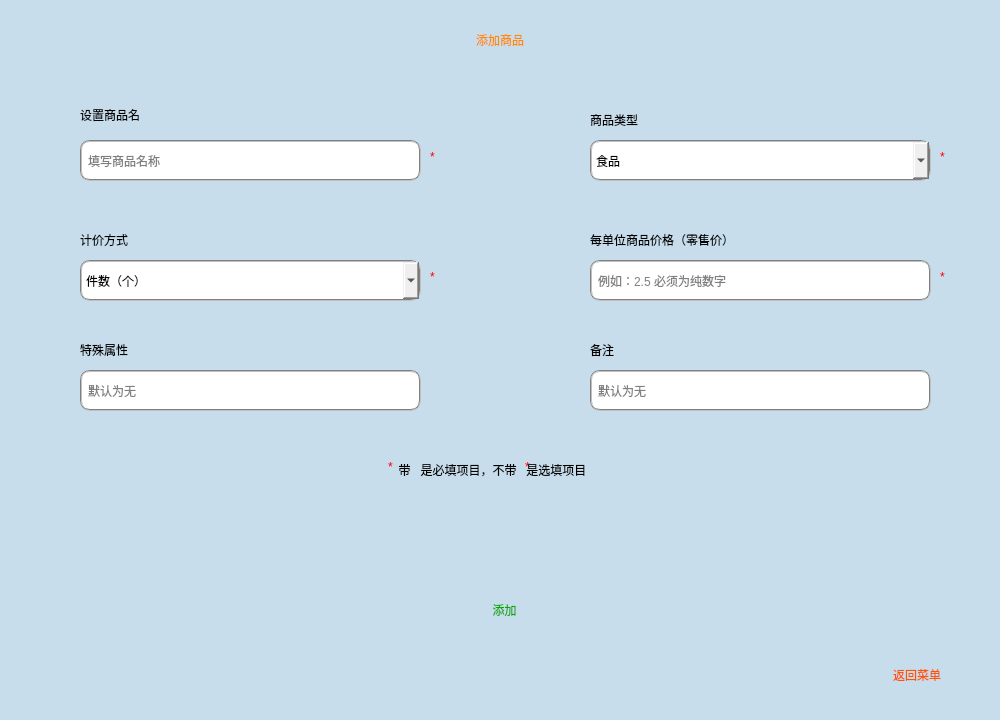
<?xml version="1.0" encoding="UTF-8"?>
<ui version="4.0">
 <class>AddGoods</class>
 <widget class="QMainWindow" name="AddGoods">
  <property name="geometry">
   <rect>
    <x>0</x>
    <y>0</y>
    <width>1000</width>
    <height>720</height>
   </rect>
  </property>
  <property name="windowTitle">
   <string>MainWindow</string>
  </property>
  <property name="styleSheet">
   <string notr="true"/>
  </property>
  <widget class="QWidget" name="centralwidget">
   <widget class="QLabel" name="label_4">
    <property name="geometry">
     <rect>
      <x>50</x>
      <y>145</y>
      <width>30</width>
      <height>30</height>
     </rect>
    </property>
    <property name="styleSheet">
     <string notr="true">background-image: url(:/res/res/ADD_GOODS_ICO/shopping.png);</string>
    </property>
    <property name="text">
     <string/>
    </property>
   </widget>
   <widget class="QLabel" name="label">
    <property name="geometry">
     <rect>
      <x>80</x>
      <y>100</y>
      <width>121</width>
      <height>30</height>
     </rect>
    </property>
    <property name="styleSheet">
     <string notr="true">font: 13pt &quot;方正粗圆简体&quot;;
</string>
    </property>
    <property name="text">
     <string>设置商品名</string>
    </property>
   </widget>
   <widget class="QLineEdit" name="le_UserName">
    <property name="geometry">
     <rect>
      <x>80</x>
      <y>140</y>
      <width>341</width>
      <height>41</height>
     </rect>
    </property>
    <property name="styleSheet">
     <string notr="true">font: 10pt &quot;方正粗圆简体&quot;;border:2px groove gray;border-radius:10px;padding:2px 4px</string>
    </property>
    <property name="placeholderText">
     <string>填写商品名称</string>
    </property>
    <property name="clearButtonEnabled">
     <bool>true</bool>
    </property>
   </widget>
   <widget class="QLabel" name="label_3">
    <property name="geometry">
     <rect>
      <x>0</x>
      <y>0</y>
      <width>1000</width>
      <height>80</height>
     </rect>
    </property>
    <property name="styleSheet">
     <string notr="true">font: 30pt &quot;方正粗圆简体&quot;;
color: rgb(255, 140, 0);</string>
    </property>
    <property name="text">
     <string>添加商品</string>
    </property>
    <property name="alignment">
     <set>Qt::AlignCenter</set>
    </property>
   </widget>
   <widget class="QComboBox" name="comboBox">
    <property name="geometry">
     <rect>
      <x>80</x>
      <y>260</y>
      <width>341</width>
      <height>41</height>
     </rect>
    </property>
    <property name="styleSheet">
     <string notr="true">font: 10pt &quot;方正粗圆简体&quot;;border:2px groove gray;border-radius:10px;padding:2px 4px
</string>
    </property>
    <item>
     <property name="text">
      <string>件数（个）</string>
     </property>
    </item>
    <item>
     <property name="text">
      <string>重量（g）</string>
     </property>
    </item>
    <item>
     <property name="text">
      <string>重量（Kg）</string>
     </property>
    </item>
    <item>
     <property name="text">
      <string>体积（L）</string>
     </property>
    </item>
   </widget>
   <widget class="QLabel" name="label_5">
    <property name="geometry">
     <rect>
      <x>50</x>
      <y>270</y>
      <width>30</width>
      <height>30</height>
     </rect>
    </property>
    <property name="styleSheet">
     <string notr="true">background-image: url(:/res/res/ADD_GOODS_ICO/xiaojuchang.png);</string>
    </property>
    <property name="text">
     <string/>
    </property>
   </widget>
   <widget class="QLabel" name="label_2">
    <property name="geometry">
     <rect>
      <x>80</x>
      <y>225</y>
      <width>151</width>
      <height>30</height>
     </rect>
    </property>
    <property name="styleSheet">
     <string notr="true">font: 13pt &quot;方正粗圆简体&quot;;
</string>
    </property>
    <property name="text">
     <string>计价方式</string>
    </property>
   </widget>
   <widget class="QLineEdit" name="le_UserName_2">
    <property name="geometry">
     <rect>
      <x>80</x>
      <y>370</y>
      <width>341</width>
      <height>41</height>
     </rect>
    </property>
    <property name="styleSheet">
     <string notr="true">font: 10pt &quot;方正粗圆简体&quot;;border:2px groove gray;border-radius:10px;padding:2px 4px</string>
    </property>
    <property name="placeholderText">
     <string>默认为无</string>
    </property>
    <property name="clearButtonEnabled">
     <bool>true</bool>
    </property>
   </widget>
   <widget class="QLabel" name="label_6">
    <property name="geometry">
     <rect>
      <x>50</x>
      <y>375</y>
      <width>30</width>
      <height>30</height>
     </rect>
    </property>
    <property name="styleSheet">
     <string notr="true">background-image: url(:/res/res/ADD_GOODS_ICO/layered.png);</string>
    </property>
    <property name="text">
     <string/>
    </property>
   </widget>
   <widget class="QLabel" name="label_7">
    <property name="geometry">
     <rect>
      <x>80</x>
      <y>335</y>
      <width>121</width>
      <height>30</height>
     </rect>
    </property>
    <property name="styleSheet">
     <string notr="true">font: 13pt &quot;方正粗圆简体&quot;;
</string>
    </property>
    <property name="text">
     <string>特殊属性</string>
    </property>
   </widget>
   <widget class="QLabel" name="label_8">
    <property name="geometry">
     <rect>
      <x>590</x>
      <y>105</y>
      <width>151</width>
      <height>30</height>
     </rect>
    </property>
    <property name="styleSheet">
     <string notr="true">font: 13pt &quot;方正粗圆简体&quot;;
</string>
    </property>
    <property name="text">
     <string>商品类型</string>
    </property>
   </widget>
   <widget class="QLabel" name="label_9">
    <property name="geometry">
     <rect>
      <x>560</x>
      <y>150</y>
      <width>30</width>
      <height>30</height>
     </rect>
    </property>
    <property name="styleSheet">
     <string notr="true">background-image: url(:/res/res/ADD_GOODS_ICO/instruction.png);</string>
    </property>
    <property name="text">
     <string/>
    </property>
   </widget>
   <widget class="QComboBox" name="comboBox_2">
    <property name="geometry">
     <rect>
      <x>590</x>
      <y>140</y>
      <width>341</width>
      <height>41</height>
     </rect>
    </property>
    <property name="styleSheet">
     <string notr="true">font: 10pt &quot;方正粗圆简体&quot;;border:2px groove gray;border-radius:10px;padding:2px 4px
</string>
    </property>
    <item>
     <property name="text">
      <string>食品</string>
     </property>
    </item>
    <item>
     <property name="text">
      <string>日用品</string>
     </property>
    </item>
    <item>
     <property name="text">
      <string>烟酒</string>
     </property>
    </item>
    <item>
     <property name="text">
      <string>电子产品</string>
     </property>
    </item>
    <item>
     <property name="text">
      <string>其他</string>
     </property>
    </item>
   </widget>
   <widget class="QLineEdit" name="le_UserName_3">
    <property name="geometry">
     <rect>
      <x>590</x>
      <y>260</y>
      <width>341</width>
      <height>41</height>
     </rect>
    </property>
    <property name="styleSheet">
     <string notr="true">font: 10pt &quot;方正粗圆简体&quot;;border:2px groove gray;border-radius:10px;padding:2px 4px</string>
    </property>
    <property name="placeholderText">
     <string>例如：2.5 必须为纯数字</string>
    </property>
    <property name="clearButtonEnabled">
     <bool>true</bool>
    </property>
   </widget>
   <widget class="QLabel" name="label_10">
    <property name="geometry">
     <rect>
      <x>560</x>
      <y>265</y>
      <width>30</width>
      <height>30</height>
     </rect>
    </property>
    <property name="styleSheet">
     <string notr="true">background-image: url(:/res/res/ADD_GOODS_ICO/yulebao.png);</string>
    </property>
    <property name="text">
     <string/>
    </property>
   </widget>
   <widget class="QLabel" name="label_11">
    <property name="geometry">
     <rect>
      <x>590</x>
      <y>225</y>
      <width>271</width>
      <height>30</height>
     </rect>
    </property>
    <property name="styleSheet">
     <string notr="true">font: 13pt &quot;方正粗圆简体&quot;;
</string>
    </property>
    <property name="text">
     <string>每单位商品价格（零售价）</string>
    </property>
   </widget>
   <widget class="QLabel" name="label_12">
    <property name="geometry">
     <rect>
      <x>590</x>
      <y>335</y>
      <width>121</width>
      <height>30</height>
     </rect>
    </property>
    <property name="styleSheet">
     <string notr="true">font: 13pt &quot;方正粗圆简体&quot;;
</string>
    </property>
    <property name="text">
     <string>备注</string>
    </property>
   </widget>
   <widget class="QLineEdit" name="le_UserName_4">
    <property name="geometry">
     <rect>
      <x>590</x>
      <y>370</y>
      <width>341</width>
      <height>41</height>
     </rect>
    </property>
    <property name="styleSheet">
     <string notr="true">font: 10pt &quot;方正粗圆简体&quot;;border:2px groove gray;border-radius:10px;padding:2px 4px</string>
    </property>
    <property name="text">
     <string/>
    </property>
    <property name="placeholderText">
     <string>默认为无</string>
    </property>
    <property name="clearButtonEnabled">
     <bool>true</bool>
    </property>
   </widget>
   <widget class="QLabel" name="label_13">
    <property name="geometry">
     <rect>
      <x>560</x>
      <y>375</y>
      <width>30</width>
      <height>30</height>
     </rect>
    </property>
    <property name="styleSheet">
     <string notr="true">background-image: url(:/res/res/ADD_GOODS_ICO/tanhao.png);</string>
    </property>
    <property name="text">
     <string/>
    </property>
   </widget>
   <widget class="QLabel" name="label_15">
    <property name="geometry">
     <rect>
      <x>525</x>
      <y>460</y>
      <width>21</width>
      <height>21</height>
     </rect>
    </property>
    <property name="styleSheet">
     <string notr="true">font: 13pt &quot;方正粗圆简体&quot;;
color: rgb(255, 0, 0);
</string>
    </property>
    <property name="text">
     <string>*</string>
    </property>
    <property name="alignment">
     <set>Qt::AlignLeading|Qt::AlignLeft|Qt::AlignTop</set>
    </property>
   </widget>
   <widget class="QLabel" name="label_14">
    <property name="geometry">
     <rect>
      <x>380</x>
      <y>460</y>
      <width>21</width>
      <height>21</height>
     </rect>
    </property>
    <property name="styleSheet">
     <string notr="true">font: 13pt &quot;方正粗圆简体&quot;;
color: rgb(255, 0, 0);
</string>
    </property>
    <property name="text">
     <string>*</string>
    </property>
    <property name="alignment">
     <set>Qt::AlignHCenter|Qt::AlignTop</set>
    </property>
   </widget>
   <widget class="QLabel" name="label_16">
    <property name="geometry">
     <rect>
      <x>187</x>
      <y>460</y>
      <width>611</width>
      <height>20</height>
     </rect>
    </property>
    <property name="styleSheet">
     <string notr="true">font: 9pt &quot;方正粗圆简体&quot;;
color: </string>
    </property>
    <property name="text">
     <string>带   是必填项目，不带   是选填项目</string>
    </property>
    <property name="alignment">
     <set>Qt::AlignCenter</set>
    </property>
   </widget>
   <widget class="QLabel" name="label_17">
    <property name="geometry">
     <rect>
      <x>430</x>
      <y>150</y>
      <width>21</width>
      <height>21</height>
     </rect>
    </property>
    <property name="styleSheet">
     <string notr="true">font: 13pt &quot;方正粗圆简体&quot;;
color: rgb(255, 0, 0);
</string>
    </property>
    <property name="text">
     <string>*</string>
    </property>
    <property name="alignment">
     <set>Qt::AlignLeading|Qt::AlignLeft|Qt::AlignTop</set>
    </property>
   </widget>
   <widget class="QLabel" name="label_18">
    <property name="geometry">
     <rect>
      <x>430</x>
      <y>270</y>
      <width>21</width>
      <height>21</height>
     </rect>
    </property>
    <property name="styleSheet">
     <string notr="true">font: 13pt &quot;方正粗圆简体&quot;;
color: rgb(255, 0, 0);
</string>
    </property>
    <property name="text">
     <string>*</string>
    </property>
    <property name="alignment">
     <set>Qt::AlignLeading|Qt::AlignLeft|Qt::AlignTop</set>
    </property>
   </widget>
   <widget class="QLabel" name="label_19">
    <property name="geometry">
     <rect>
      <x>940</x>
      <y>150</y>
      <width>21</width>
      <height>21</height>
     </rect>
    </property>
    <property name="styleSheet">
     <string notr="true">font: 13pt &quot;方正粗圆简体&quot;;
color: rgb(255, 0, 0);
</string>
    </property>
    <property name="text">
     <string>*</string>
    </property>
    <property name="alignment">
     <set>Qt::AlignLeading|Qt::AlignLeft|Qt::AlignTop</set>
    </property>
   </widget>
   <widget class="QLabel" name="label_20">
    <property name="geometry">
     <rect>
      <x>940</x>
      <y>270</y>
      <width>21</width>
      <height>21</height>
     </rect>
    </property>
    <property name="styleSheet">
     <string notr="true">font: 13pt &quot;方正粗圆简体&quot;;
color: rgb(255, 0, 0);
</string>
    </property>
    <property name="text">
     <string>*</string>
    </property>
    <property name="alignment">
     <set>Qt::AlignLeading|Qt::AlignLeft|Qt::AlignTop</set>
    </property>
   </widget>
   <widget class="QPushButton" name="pushButton">
    <property name="geometry">
     <rect>
      <x>450</x>
      <y>500</y>
      <width>100</width>
      <height>100</height>
     </rect>
    </property>
    <property name="styleSheet">
     <string notr="true">background-image: url(:/res/res/ICO/Plus.png);
background-image: url(:/res/res/ICO/Arrow-RightSquare.png);</string>
    </property>
    <property name="text">
     <string/>
    </property>
    <property name="flat">
     <bool>true</bool>
    </property>
   </widget>
   <widget class="QLabel" name="label_21">
    <property name="geometry">
     <rect>
      <x>459</x>
      <y>600</y>
      <width>91</width>
      <height>20</height>
     </rect>
    </property>
    <property name="styleSheet">
     <string notr="true">font:9pt &quot;方正粗圆简体&quot;;
color: rgb(0, 170, 0);</string>
    </property>
    <property name="text">
     <string>添加</string>
    </property>
    <property name="alignment">
     <set>Qt::AlignCenter</set>
    </property>
   </widget>
   <widget class="QLabel" name="label_23">
    <property name="geometry">
     <rect>
      <x>850</x>
      <y>660</y>
      <width>91</width>
      <height>30</height>
     </rect>
    </property>
    <property name="styleSheet">
     <string notr="true">font:9pt &quot;方正粗圆简体&quot;;
color: rgb(255, 85, 0);</string>
    </property>
    <property name="text">
     <string>返回菜单</string>
    </property>
    <property name="alignment">
     <set>Qt::AlignRight|Qt::AlignTrailing|Qt::AlignVCenter</set>
    </property>
   </widget>
   <widget class="QLabel" name="label_24">
    <property name="geometry">
     <rect>
      <x>0</x>
      <y>0</y>
      <width>1000</width>
      <height>800</height>
     </rect>
    </property>
    <property name="styleSheet">
     <string notr="true">background-color: rgb(154, 200, 233,115);</string>
    </property>
    <property name="text">
     <string/>
    </property>
   </widget>
   <widget class="QPushButton" name="pushButton_2">
    <property name="geometry">
     <rect>
      <x>942</x>
      <y>657</y>
      <width>30</width>
      <height>30</height>
     </rect>
    </property>
    <property name="styleSheet">
     <string notr="true">background-image: url(:/res/res/ADD_GOODS_ICO/menu.png);</string>
    </property>
    <property name="text">
     <string/>
    </property>
    <property name="flat">
     <bool>true</bool>
    </property>
   </widget>
   <zorder>label_24</zorder>
   <zorder>label_4</zorder>
   <zorder>label</zorder>
   <zorder>le_UserName</zorder>
   <zorder>label_3</zorder>
   <zorder>comboBox</zorder>
   <zorder>label_5</zorder>
   <zorder>label_2</zorder>
   <zorder>le_UserName_2</zorder>
   <zorder>label_6</zorder>
   <zorder>label_7</zorder>
   <zorder>label_8</zorder>
   <zorder>label_9</zorder>
   <zorder>comboBox_2</zorder>
   <zorder>le_UserName_3</zorder>
   <zorder>label_10</zorder>
   <zorder>label_11</zorder>
   <zorder>label_12</zorder>
   <zorder>le_UserName_4</zorder>
   <zorder>label_13</zorder>
   <zorder>label_15</zorder>
   <zorder>label_14</zorder>
   <zorder>label_16</zorder>
   <zorder>label_17</zorder>
   <zorder>label_18</zorder>
   <zorder>label_19</zorder>
   <zorder>label_20</zorder>
   <zorder>pushButton</zorder>
   <zorder>label_21</zorder>
   <zorder>label_23</zorder>
   <zorder>pushButton_2</zorder>
  </widget>
  <widget class="QMenuBar" name="menubar">
   <property name="geometry">
    <rect>
     <x>0</x>
     <y>0</y>
     <width>1000</width>
     <height>23</height>
    </rect>
   </property>
  </widget>
 </widget>
 <resources/>
 <connections/>
</ui>
